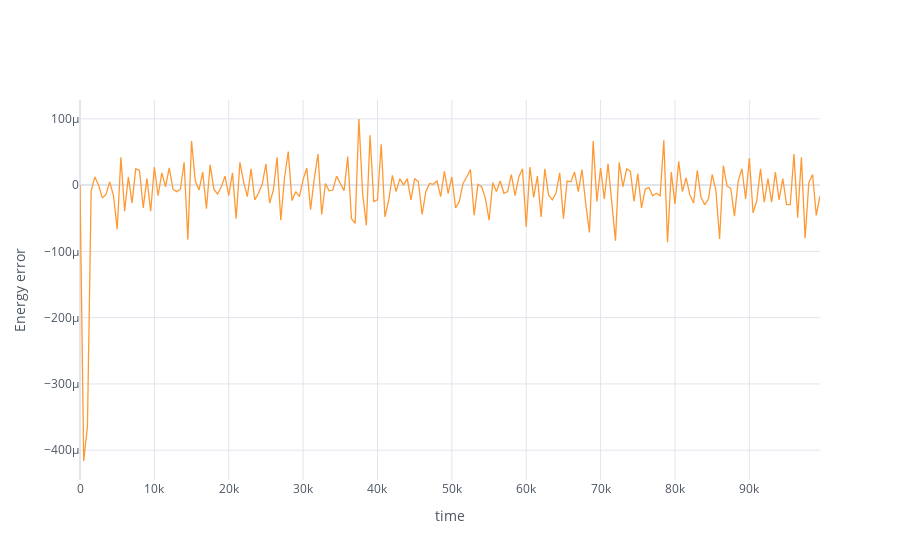

Notebook code for this chart:
### Code cell
gpue['Error'] = gpue.apply(lambda row: (row.Total-gpue['Total'][0])/gpue['Total'][0], axis=1)
gpue.iplot(x='t', y='Error', theme='white', xTitle='time', yTitle='Energy error')

### Figure 1 — Plotly figure (JSON) as saved in the notebook; plotly's stock layout.template omitted (floating-point values rounded to 4 significant figures; data arrays with more than 128 entries replaced by an {"elided": "..."} marker saying what was removed)
{"data": [{"line": {"color": "rgba(255, 153, 51, 1.0)", "dash": "solid", "shape": "linear", "width": 1.3}, "mode": "lines", "name": "Error", "text": "", "type": "scatter", "x": {"elided": "200 int values"}, "y": {"elided": "200 float values"}}], "layout": {"legend": {"bgcolor": "#FFFFFF", "font": {"color": "#4D5663"}}, "paper_bgcolor": "#FFFFFF", "plot_bgcolor": "#FFFFFF", "title": {"font": {"color": "#4D5663"}}, "xaxis": {"gridcolor": "#E1E5ED", "showgrid": true, "tickfont": {"color": "#4D5663"}, "title": {"font": {"color": "#4D5663"}, "text": "time"}, "zerolinecolor": "#E1E5ED"}, "yaxis": {"gridcolor": "#E1E5ED", "showgrid": true, "tickfont": {"color": "#4D5663"}, "title": {"font": {"color": "#4D5663"}, "text": "Energy error"}, "zerolinecolor": "#E1E5ED"}}}
